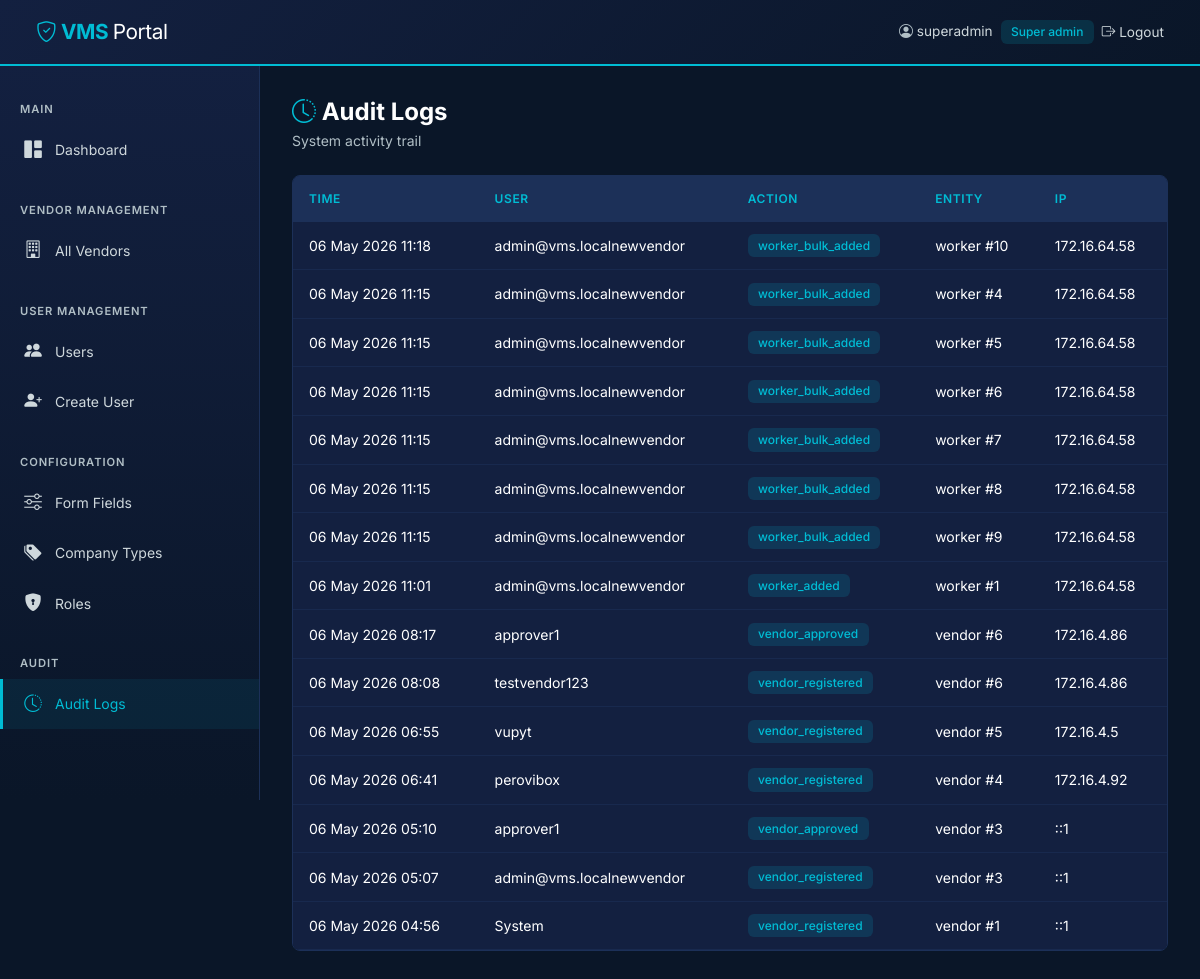
Page /public/admin/audit_logs.php (signed in) on the committed database.
### tables this page shows
CREATE TABLE `audit_logs` (
  `id` int(11) NOT NULL,
  `user_id` int(11) DEFAULT NULL,
  `action` varchar(100) NOT NULL,
  `entity_type` varchar(50) DEFAULT NULL,
  `entity_id` int(11) DEFAULT NULL,
  `old_values` longtext DEFAULT NULL CHECK (json_valid(`old_values`)),
  `new_values` longtext DEFAULT NULL CHECK (json_valid(`new_values`)),
  `ip_address` varchar(45) DEFAULT NULL,
  `user_agent` text DEFAULT NULL,
  `created_at` timestamp NOT NULL DEFAULT current_timestamp()
);

CREATE TABLE `users` (
  `id` int(11) NOT NULL,
  `username` varchar(100) NOT NULL,
  `email` varchar(150) NOT NULL,
  `password_hash` varchar(255) NOT NULL,
  `role_id` int(11) NOT NULL,
  `status` enum('pending','active','suspended','rejected') DEFAULT 'pending',
  `created_by` int(11) DEFAULT NULL,
  `approved_by` int(11) DEFAULT NULL,
  `approved_at` timestamp NULL DEFAULT NULL,
  `last_login` timestamp NULL DEFAULT NULL,
  `login_attempts` int(11) DEFAULT 0,
  `locked_until` timestamp NULL DEFAULT NULL,
  `created_at` timestamp NOT NULL DEFAULT current_timestamp(),
  `updated_at` timestamp NOT NULL DEFAULT current_timestamp() ON UPDATE current_timestamp()
);

### config/database.php (called while the page is built)
<?php
class Database {
    private static ?PDO $instance = null;
    public static function getInstance(): PDO {
        if (self::$instance === null) {
            $host   = 'localhost';
            $dbname = 'vms_db';
            $user   = 'root';
            $pass   = '';
            $dsn    = "mysql:host={$host};dbname={$dbname};charset=utf8mb4";
            self::$instance = new PDO($dsn, $user, $pass, [
                PDO::ATTR_ERRMODE            => PDO::ERRMODE_EXCEPTION,
                PDO::ATTR_DEFAULT_FETCH_MODE => PDO::FETCH_ASSOC,
                PDO::ATTR_EMULATE_PREPARES   => false,
            ]);
        }
        return self::$instance;
    }
}

### classes/AuditLog.php (called while the page is built, shortened)
<?php
require_once __DIR__ . '/../config/database.php';
class AuditLog {
    private PDO $db;
    public function __construct() {
        $this->db = Database::getInstance();
    }
    public function getAll(int $limit = 100, int $offset = 0): array {
        $stmt = $this->db->prepare("
            SELECT al.*, u.username FROM audit_logs al LEFT JOIN users u ON al.user_id = u.id
            ORDER BY al.created_at DESC LIMIT ? OFFSET ?
        ");
        $stmt->execute([$limit, $offset]);
        return $stmt->fetchAll();
    }
}

### public/admin/audit_logs.php (the view, shortened to what this page needs)
<?php
require_once __DIR__ . '/../../classes/AuditLog.php';
$al = new AuditLog();
$logs = $al->getAll(100);
require_once __DIR__ . '/../../includes/header.php';
require_once __DIR__ . '/../../includes/sidebar_admin.php';
?>
<div class="main-content fade-in">
    <div class="page-header"><h1><i class="bi bi-clock-history text-cyan"></i> Audit Logs</h1><p>System activity trail</p></div>
    <div class="card card-vms">
        <div class="card-body p-0">
            <table class="table table-vms mb-0">
                <thead><tr><th>Time</th><th>User</th><th>Action</th><th>Entity</th><th>IP</th></tr></thead>
                <tbody>
                <?php foreach ($logs as $l): ?>
                <tr>
                    <td class="text-muted-vms"><?= date('d M Y H:i', strtotime($l['created_at'])) ?></td>
                    <td><?= htmlspecialchars($l['username'] ?? 'System') ?></td>
                    <td><span class="badge badge-active"><?= htmlspecialchars($l['action']) ?></span></td>
                    <td><?= htmlspecialchars(($l['entity_type'] ?? '') . ($l['entity_id'] ? ' #' . $l['entity_id'] : '')) ?></td>
                    <td class="text-muted-vms"><?= htmlspecialchars($l['ip_address'] ?? '') ?></td>
                </tr>
                <?php endforeach; ?>
                </tbody>
            </table>
        </div>
    </div>
</div>
<?php require_once __DIR__ . '/../../includes/footer.php'; ?>

### public/assets/css/custom.css (style rules this page uses)
:root { --navy: #0A1628; --navy-light: #132040; --navy-mid: #1C3058; --cyan: #00BCD4; --cyan-light: #4DD0E1; --cyan-dark: #0097A7; --white: #FFFFFF; --gray-light: #F0F4F8; --gray-mid: #B0BEC5; --text-light: #CFD8DC; --danger: #EF5350; --success: #66BB6A; --warning: #FFA726; --radius: 8px; --shadow: 0 4px 24px rgba(0,0,0,0.18); --transition: all 0.25s ease; }
* { box-sizing: border-box; }
body { background-color: var(--navy) !important; color: var(--white) !important; font-family: 'Inter', 'Segoe UI', sans-serif; margin: 0; min-height: 100vh; font-size: 14px; line-height: 1.5; }
p, span, div, td, th, li, label, h1, h2, h3, h4, h5, h6, strong, small, code { color: inherit; }
.card, .card-body, .card-footer { background-color: var(--navy-light) !important; color: var(--white) !important; border-color: var(--navy-mid) !important; }
.table, table { color: var(--white) !important; --bs-table-bg: transparent !important; --bs-table-color: var(--white) !important; --bs-table-striped-bg: rgba(0,188,212,0.03) !important; --bs-table-hover-bg: rgba(0,188,212,0.06) !important; --bs-table-border-color: var(--navy-mid) !important; }
.table > thead { background-color: var(--navy-mid) !important; }
.table > thead > tr > th { background-color: var(--navy-mid) !important; color: var(--cyan) !important; border-color: var(--navy-mid) !important; }
.table > tbody > tr { background-color: var(--navy-light) !important; color: var(--white) !important; }
.table > tbody > tr > td { background-color: transparent !important; color: var(--white) !important; border-color: rgba(28,48,88,0.6) !important; }
.main-content { margin-left: 260px; padding: 2rem; min-height: calc(100vh - 58px); }
.card-vms { background: var(--navy-light) !important; border: 1px solid var(--navy-mid) !important; border-radius: var(--radius); transition: var(--transition); overflow: hidden; }
.card-vms .card-body { padding: 1.25rem; background: var(--navy-light) !important; color: var(--white) !important; }
.table-vms { color: var(--white) !important; font-size: 0.875rem; }
.table-vms thead { background-color: var(--navy-mid) !important; }
.table-vms thead th { color: var(--cyan) !important; font-weight: 600; font-size: 0.75rem; text-transform: uppercase; letter-spacing: 0.05em; border: none !important; padding: 0.85rem 1rem; white-space: nowrap; background-color: var(--navy-mid) !important; }
.table-vms tbody { background-color: var(--navy-light) !important; }
.table-vms tbody td { border-bottom: 1px solid rgba(28,48,88,0.6) !important; padding: 0.75rem 1rem; vertical-align: middle; color: var(--white) !important; background-color: var(--navy-light) !important; }
.table-vms tbody tr { transition: var(--transition); background-color: var(--navy-light) !important; }
.badge-active { background: rgba(0,188,212,0.15) !important; color: var(--cyan) !important; font-weight: 600; }
.badge { font-weight: 500; padding: 0.35rem 0.65rem; font-size: 0.75rem; }
.fade-in { animation: fadeIn 0.4s ease; }
.page-header { margin-bottom: 1.5rem; }
.page-header h1 { font-size: 1.5rem; font-weight: 700; color: var(--white) !important; margin: 0; }
.page-header p { color: var(--gray-mid) !important; font-size: 0.875rem; margin: 0.25rem 0 0; }
.text-cyan { color: var(--cyan) !important; }
.text-muted-vms { color: var(--gray-mid) !important; }

### rows in the picture
audit_logs: created_at "06 May 2026 11:18", user.username "admin@vms.localnewvendor", action "worker_bulk_added", entity_type+entity "worker #10", ip_address "172.16.64.58"
audit_logs: created_at "06 May 2026 11:15", user.username "admin@vms.localnewvendor", action "worker_bulk_added", entity_type+entity "worker #4", ip_address "172.16.64.58"
audit_logs: created_at "06 May 2026 11:15", user.username "admin@vms.localnewvendor", action "worker_bulk_added", entity_type+entity "worker #5", ip_address "172.16.64.58"
audit_logs: created_at "06 May 2026 11:15", user.username "admin@vms.localnewvendor", action "worker_bulk_added", entity_type+entity "worker #6", ip_address "172.16.64.58"
audit_logs: created_at "06 May 2026 11:15", user.username "admin@vms.localnewvendor", action "worker_bulk_added", entity_type+entity "worker #7", ip_address "172.16.64.58"
audit_logs: created_at "06 May 2026 11:15", user.username "admin@vms.localnewvendor", action "worker_bulk_added", entity_type+entity "worker #8", ip_address "172.16.64.58"
audit_logs: created_at "06 May 2026 11:15", user.username "admin@vms.localnewvendor", action "worker_bulk_added", entity_type+entity "worker #9", ip_address "172.16.64.58"
audit_logs: created_at "06 May 2026 11:01", user.username "admin@vms.localnewvendor", action "worker_added", entity_type+entity "worker #1", ip_address "172.16.64.58"
audit_logs: created_at "06 May 2026 08:17", user.username "approver1", action "vendor_approved", entity_type+entity "vendor #6", ip_address "172.16.4.86"
audit_logs: created_at "06 May 2026 08:08", user.username "testvendor123", action "vendor_registered", entity_type+entity "vendor #6", ip_address "172.16.4.86"
audit_logs: created_at "06 May 2026 06:55", user.username "vupyt", action "vendor_registered", entity_type+entity "vendor #5", ip_address "172.16.4.5"
audit_logs: created_at "06 May 2026 06:41", user.username "perovibox", action "vendor_registered", entity_type+entity "vendor #4", ip_address "172.16.4.92"
audit_logs: created_at "06 May 2026 05:10", user.username "approver1", action "vendor_approved", entity_type+entity "vendor #3", ip_address "::1"
audit_logs: created_at "06 May 2026 05:07", user.username "admin@vms.localnewvendor", action "vendor_registered", entity_type+entity "vendor #3", ip_address "::1"
audit_logs: created_at "06 May 2026 04:56", username "System", action "vendor_registered", entity_type+entity "vendor #1", ip_address "::1"

### other values in the picture
$_SESSION['username'] "superadmin"
str_replace('_', ' ', $_SESSION['role_name'] ?? '') "Super admin"
